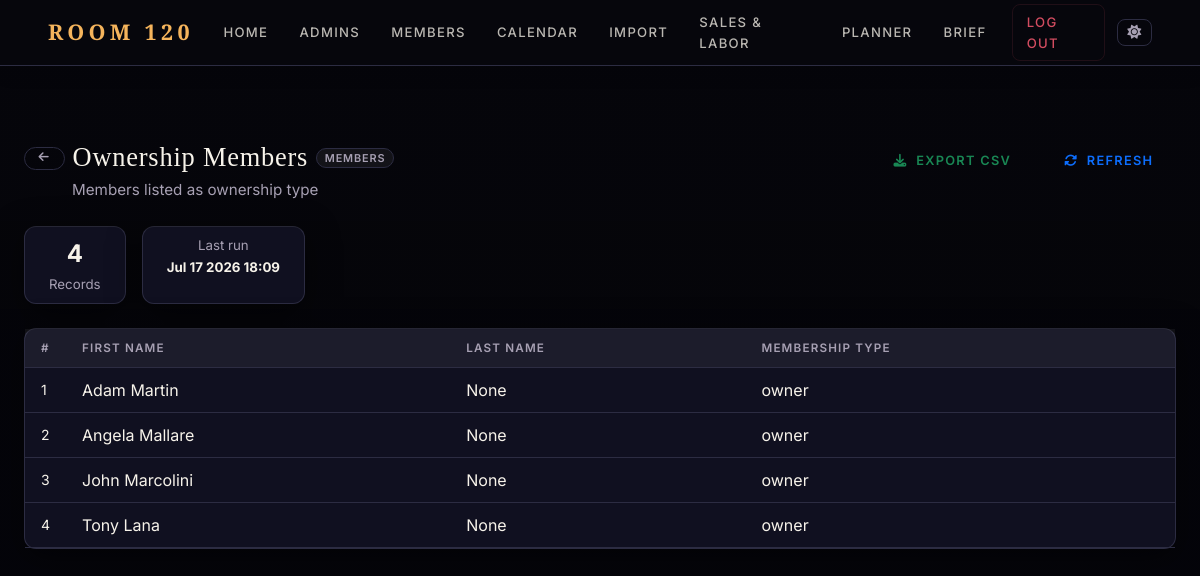
The page /admin/reports/1/run (signed in) on the database as committed earlier.
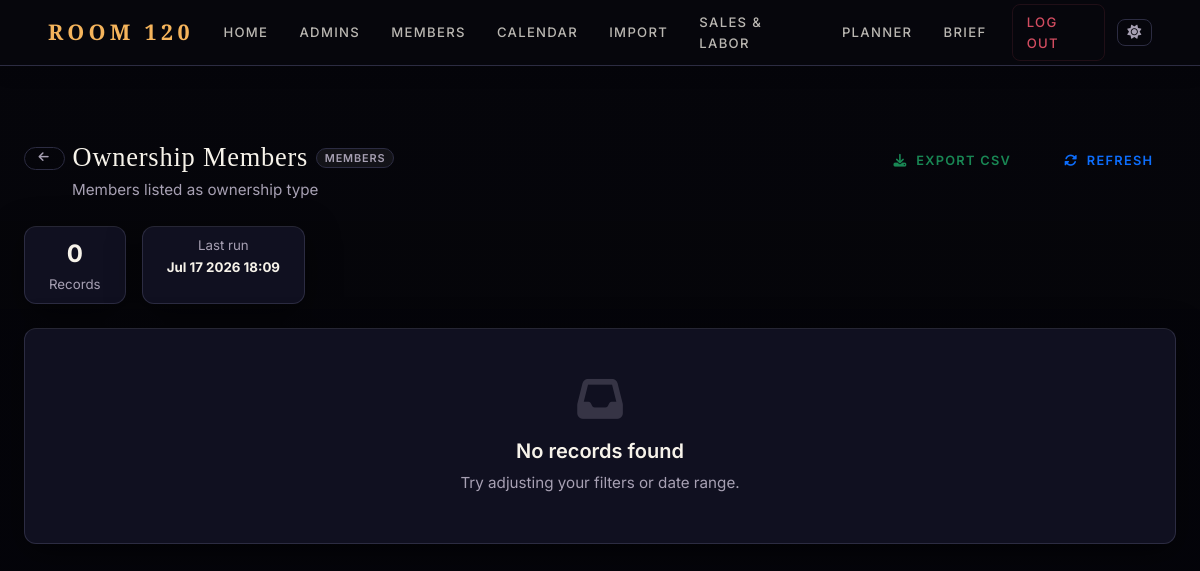
The same page on the database as committed later.
### app.py (models this page shows, shortened)
class SavedReport(db.Model):
    __tablename__ = 'saved_report'
    id          = db.Column(db.Integer, primary_key=True)
    name        = db.Column(db.String(100), nullable=False)
    description = db.Column(db.String(500))
    config      = db.Column(db.Text, nullable=False)   # JSON blob
    created_at  = db.Column(db.DateTime, default=datetime.utcnow)
    last_run_at = db.Column(db.DateTime)

class User(db.Model):
    id = db.Column(db.Integer, primary_key=True)
    username = db.Column(db.String(100), unique=True, nullable=False)
    password = db.Column(db.String(200), nullable=False)
    role = db.Column(db.String(10), nullable=False)
    first_name = db.Column(db.String(100))
    last_name = db.Column(db.String(100))
    email = db.Column(db.String(100))
    phone = db.Column(db.String(20))
    member_number = db.Column(db.String(100))
    active = db.Column(db.Boolean, default=True)
    membership_type = db.Column(db.String(20), default='single')
    staff_role_id = db.Column(db.Integer, db.ForeignKey('staff_role.id'), nullable=True)
    staff_role    = db.relationship('StaffRole', back_populates='users', foreign_keys=[staff_role_id])
    created_at         = db.Column(db.DateTime, default=datetime.utcnow)
    favorite_drink     = db.Column(db.String(200))
    seating_preference = db.Column(db.String(200))
    allergies          = db.Column(db.String(500))
    preferences_notes  = db.Column(db.Text)
    amount_spent = db.Column(db.Float, default=0.0)
    amount_owed = db.Column(db.Float, default=0.0)
    tax_owed = db.Column(db.Float, default=0.0)
    tax_paid = db.Column(db.Float, default=0.0)
    gratuity_owed = db.Column(db.Float, default=0.0)
    gratuity_paid = db.Column(db.Float, default=0.0)
    minimum_adjustment = db.Column(db.Float, default=0.0)
    invoices = db.relationship('Invoice', back_populates='member', cascade='all, delete-orphan')
    reservations = db.relationship('Reservation', back_populates='user', cascade='all, delete-orphan')
    notes_received = db.relationship('Note', foreign_keys='Note.member_id', back_populates='member', cascade='all, delete-orphan')
    notes_written = db.relationship('Note', foreign_keys='Note.author_id', back_populates='author', cascade='all, delete-orphan')
    orders = db.relationship('Order', back_populates='user', cascade='all, delete-orphan')

### app.py (the view)
@app.route('/admin/reports/<int:report_id>/run')
def run_report(report_id):
    if not authorized('view_reports'):
        return redirect(url_for('home'))
    rpt = SavedReport.query.get_or_404(report_id)
    config = json.loads(rpt.config)
    results = execute_report(config)
    rpt.last_run_at = datetime.utcnow()
    db.session.commit()
    return render_template('admin_report_run.html', report=rpt, config=config, results=results)

### app.py (called while the page is built)
@app.before_request
def enable_foreign_keys():
    db.session.execute(text('PRAGMA foreign_keys = ON'))

@app.context_processor
def inject_globals():
    user = None
    if session.get('user_id'):
        user = User.query.get(session.get('user_id'))
    try:
        all_types = MembershipType.query.order_by(MembershipType.sort_order, MembershipType.display_name).all()
    except Exception:
        all_types = []
    type_map = {t.name: t for t in all_types}
    active_types = [t for t in all_types if t.is_active]
    return dict(
        current_user=user,
        membership_types=active_types,
        all_membership_types=all_types,
        membership_type_map=type_map,
    )

def authorized(*perms):
    role = session.get('role')
    if role == 'admin':
        return True
    if role == 'staff':
        user_perms = set(session.get('permissions', []))
        return all(p in user_perms for p in perms)
    return False

### templates/admin_report_run.html (shortened to what this page needs)
{% extends 'base.html' %}
{% block content %}
<div class="container-fluid px-4 mt-4">
  <div class="d-flex justify-content-between align-items-start flex-wrap gap-3 mb-4">
    <div>
      <div class="d-flex align-items-center gap-2 mb-1">
        <a href="{{ url_for('admin_reports') }}" class="btn btn-sm btn-outline-secondary">
          <i class="fas fa-arrow-left"></i>
        </a>
        <h2 class="mb-0">{{ report.name }}</h2>
        <span class="badge bg-secondary">{{ results.source_label }}</span>
      </div>
      {% if report.description %}
        <p class="text-muted mb-0 ms-5">{{ report.description }}</p>
      {% endif %}
    </div>
    <div class="d-flex gap-2 flex-wrap">
      <a href="{{ url_for('export_report', report_id=report.id) }}" class="btn btn-outline-success">
        <i class="fas fa-download me-1"></i> Export CSV
      </a>
      <a href="{{ url_for('run_report', report_id=report.id) }}" class="btn btn-outline-primary">
        <i class="fas fa-sync-alt me-1"></i> Refresh
      </a>
    </div>
  </div>
  <div class="d-flex flex-wrap gap-3 mb-4">
    <div class="card px-4 py-2 text-center">
      <div class="fw-bold fs-4">{{ results.count }}</div>
      <div class="text-muted small">Records</div>
    </div>
    <div class="card px-4 py-2 text-center">
      <div class="text-muted small">Last run</div>
      <div class="fw-bold small">
        {% if report.last_run_at %}{{ report.last_run_at.strftime('%b %d %Y %H:%M') }}{% else %}—{% endif %}
      </div>
    </div>
  </div>
  {% if results.rows %}
  <div class="card">
    <div class="card-body p-0">
      <div class="table-responsive">
        <table class="table table-hover table-sm mb-0 align-middle">
          <thead class="table-light">
            <tr>
              <th class="ps-3 text-muted" style="width:40px">#</th>
              {% for h in results.headers %}
              <th>{{ h }}</th>
              {% endfor %}
            </tr>
          </thead>
          <tbody>
            {% for row in results.rows %}
            <tr>
              <td class="ps-3 text-muted small">{{ loop.index }}</td>
              {% for i, cell in enumerate(row) %}
              <td class="{{ 'text-end font-monospace' if results.col_types[i] in ('currency','number') else '' }}">
                {{ cell }}
              </td>
              {% endfor %}
            </tr>
            {% endfor %}
          </tbody>
        </table>
      </div>
    </div>
  </div>
  {% else %}
  <div class="card p-5 text-center text-muted">
    <i class="fas fa-inbox fa-3x mb-3 opacity-25"></i>
    <h5>No records found</h5>
    <p class="mb-0">Try adjusting your filters or date range.</p>
  </div>
  {% endif %}
</div>
{% endblock %}

### templates/base.html (shortened to what this page needs)
﻿<!DOCTYPE html>
<html lang="en">
<head>
  <link href="https://cdn.jsdelivr.net/npm/bootstrap@5.3.0/dist/css/bootstrap.min.css" rel="stylesheet">
  <link href="https://cdnjs.cloudflare.com/ajax/libs/font-awesome/6.5.1/css/all.min.css" rel="stylesheet">
  <link rel="stylesheet" href="{{ url_for('static', filename='css/style_member.css') }}">
</head>
<body>
<nav class="navbar navbar-expand-lg">
  <div class="container-fluid px-4">
    <a class="navbar-brand" href="{{ url_for('home') }}">Room 120</a>
    <div class="collapse navbar-collapse" id="mainNav">
      <ul class="navbar-nav ms-auto mb-2 mb-lg-0 align-items-lg-center gap-lg-1">
        {% if session.get('user_id') %}
          <li class="nav-item">
            <a class="nav-link" href="{{ url_for('home') }}">Home</a>
          </li>
          {% if session.get('role') == 'admin' %}
            <li class="nav-item"><a class="nav-link" href="{{ url_for('manage_admins') }}">Admins</a></li>
            <li class="nav-item"><a class="nav-link" href="{{ url_for('manage_members') }}">Members</a></li>
            <li class="nav-item"><a class="nav-link" href="{{ url_for('admin_calendar') }}">Calendar</a></li>
            <li class="nav-item"><a class="nav-link" href="{{ url_for('import_members') }}">Import</a></li>
            <li class="nav-item"><a class="nav-link" href="{{ url_for('sales_dashboard') }}">Sales &amp; Labor</a></li>
            <li class="nav-item"><a class="nav-link" href="{{ url_for('planner_dashboard') }}">Planner</a></li>
            <li class="nav-item"><a class="nav-link" href="{{ url_for('brief_dashboard') }}">Brief</a></li>
          {% endif %}
          <li class="nav-item ms-lg-2">
            <a class="nav-link logout-link" href="{{ url_for('logout') }}">Log Out</a>
          </li>
        {% else %}
          <li class="nav-item">
            <a class="nav-link" href="{{ url_for('login') }}">Login</a>
          </li>
        {% endif %}
        <li class="nav-item ms-lg-1">
          <button id="theme-toggle" class="theme-toggle-btn" title="Toggle light / dark mode" aria-label="Toggle theme">
            <i id="theme-icon" class="fas fa-sun"></i>
          </button>
        </li>
      </ul>
    </div>
  </div>
</nav>
<main class="main-content">
  {% block content %}{% endblock %}
</main>
</body>
</html>

Rows that differ between the two databases and show on the page:
removed User: first_name "Adam Martin", last_name "None", membership_type "owner"
removed User: first_name "Angela Mallare", last_name "None", membership_type "owner"
removed User: first_name "John Marcolini", last_name "None", membership_type "owner"
removed User: first_name "Tony Lana", last_name "None", membership_type "owner"
Other text that changed with them:
{{ results.count }}: "4" → "0"
text now shown: "No records found Try adjusting your filters or date range."
list line gone: "FIRST NAME"
list line gone: "LAST NAME"
list line gone: "MEMBERSHIP TYPE"
